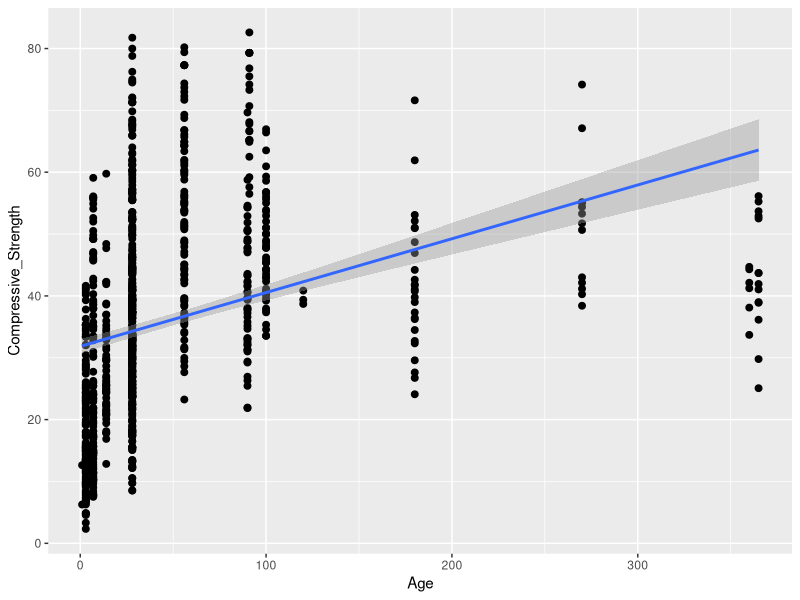
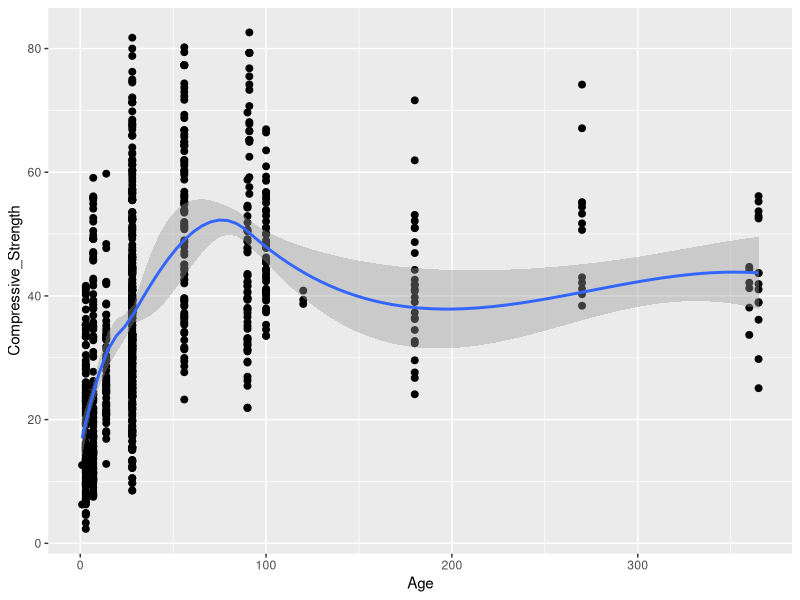
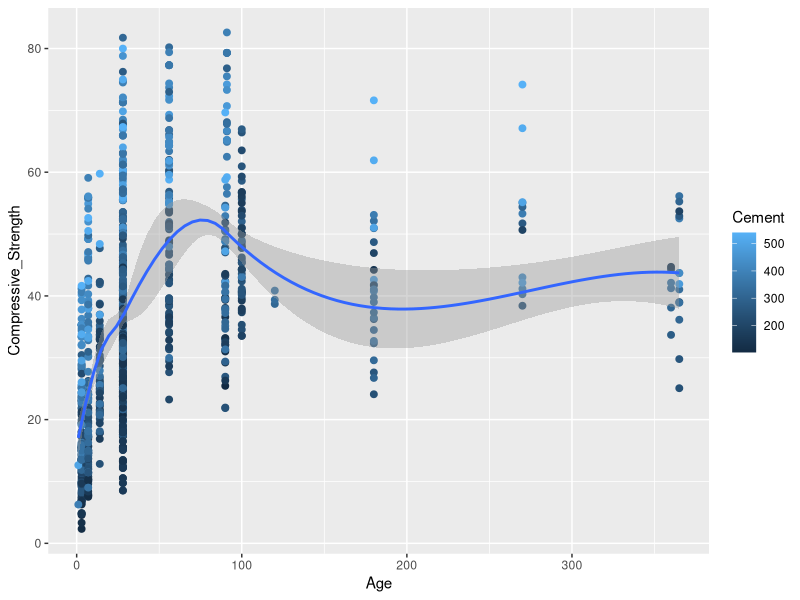

Source code (R) for these figures, in order:
# Visualizing concrete strength data
# Jeffrey C. Oliver
# jcoliver@email.arizona.edu
# 2021-02-17

################################################################################
library(ggplot2)
library(purrr)
library(dplyr)
library(tidyr)

# Read in concrete data
concrete <- read.csv(file = "data/Concrete_Data.csv")

# Plot strength vs. age, using OLS linear regression
ggplot(data = concrete, mapping = aes(x = Age, 
                                      y = Compressive_Strength)) +
  geom_point(size = 2) +
  geom_smooth(method = "lm")

# Plot strength vs. age, adding local regression line
ggplot(data = concrete, mapping = aes(x = Age, 
                                      y = Compressive_Strength)) +
  geom_point(size = 2) +
  geom_smooth(method = "loess")

# Add amount of cement as color of points
ggplot(data = concrete, mapping = aes(x = Age, 
                                      y = Compressive_Strength,
                                      color = Cement)) +
  geom_point(size = 2) +
  geom_smooth(method = "loess")
